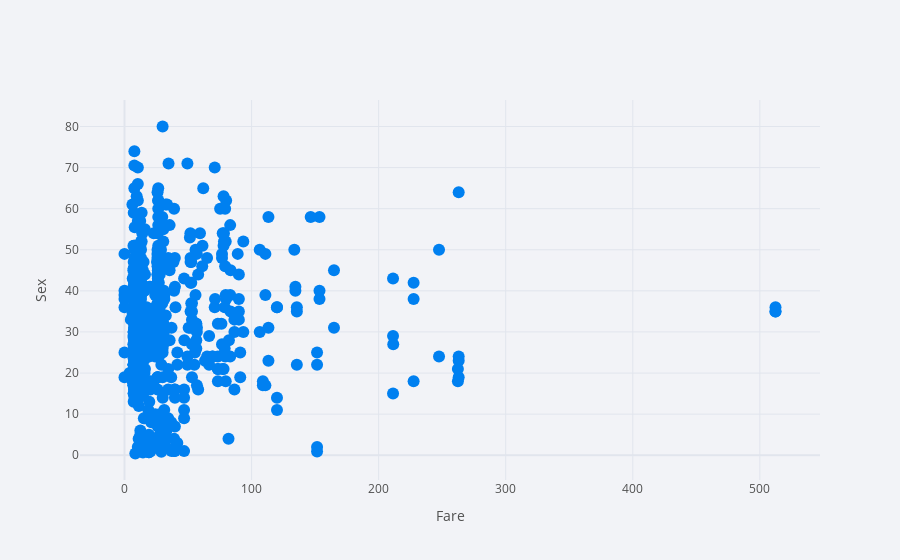

Notebook source saved alongside this figure:
### Code cell
cf.set_config_file(theme = 'polar')
df2.iplot(kind= 'scatter', x='Fare', y = 'Age', mode = 'markers', xTitle = 'Fare', yTitle = 'Sex')

### Figure 1 — Plotly figure (JSON) as saved in the notebook; plotly's stock layout.template omitted (floating-point values rounded to 4 significant figures; data arrays with more than 128 entries replaced by an {"elided": "..."} marker saying what was removed)
{"data": [{"line": {"color": "rgba(0, 128, 240, 1.0)", "dash": "solid", "shape": "linear", "width": 1.3}, "marker": {"size": 12, "symbol": "circle"}, "mode": "markers", "name": "Age", "text": "", "type": "scatter", "x": {"elided": "891 float values"}, "y": {"elided": "891 mixed values"}}], "layout": {"legend": {"bgcolor": "#F2F3F7", "font": {"color": "#505050"}}, "paper_bgcolor": "#F2F3F7", "plot_bgcolor": "#F2F3F7", "title": {"font": {"color": "#484848"}}, "xaxis": {"gridcolor": "#E1E5ED", "showgrid": true, "tickfont": {"color": "#505050"}, "title": {"font": {"color": "#505050"}, "text": "Fare"}, "zerolinecolor": "#E1E5ED"}, "yaxis": {"gridcolor": "#E1E5ED", "showgrid": true, "tickfont": {"color": "#505050"}, "title": {"font": {"color": "#505050"}, "text": "Sex"}, "zerolinecolor": "#E1E5ED"}}}
